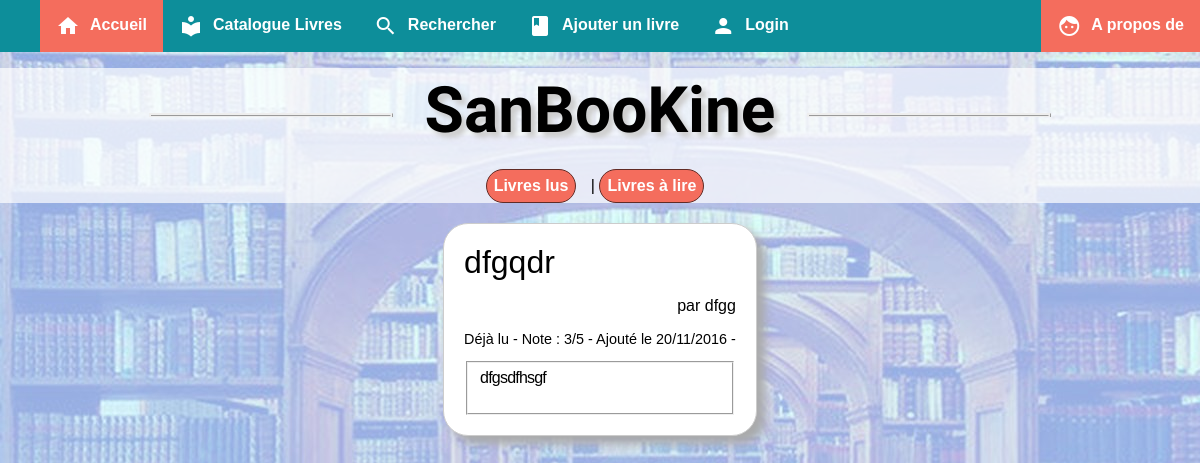
Page /fiche_livre.php?id_livre=17 on the committed database.
### tables this page shows
CREATE TABLE `sbk_book` (
  `id` int(11) NOT NULL,
  `titre` varchar(255) NOT NULL,
  `auteur` varchar(255) NOT NULL,
  `resume` text NOT NULL,
  `note` int(11) NOT NULL,
  `lu` varchar(11) NOT NULL,
  `date_ajout` date NOT NULL,
  `date_lu` date NOT NULL,
  `id_user` int(11) NOT NULL,
  `id_cat` int(11) NOT NULL
);

### modeles/m_list_livres.php (called while the page is built, shortened)
<?php
function get_livre($id_livre)
{
global $db;
$statement=$db->prepare("SELECT id,titre, auteur,resume,note,lu,DAY(date_ajout) AS jour,
MONTH(date_ajout) AS mois, YEAR(date_ajout) AS annee,id_user,id_cat FROM sbk_book WHERE id= :id_livre");
$statement->bindParam(':id_livre', $id_livre, PDO::PARAM_INT);
$statement->execute();
return $statement;
}
?>

### vues/v_livre.php (the view, shortened to what this page needs)
<section class="livre">
    <p style="font-family: 'Oswald', sans-serif;font-size:2em;margin-top:0px;margin-bottom:0px;"><?php echo $donnee['titre']; ?><?php
		?></p>
	<p style="text-align:right;">par  <?php echo $donnee['auteur']; ?></p>
	<p style="font-size:0.9em;"><?php
	if($donnees['lu']=='oui')
	{echo 'Déjà lu';}
	else{echo 'A lire';}
	 ?>
    - Note : <?php echo $donnees['note']; ?>/5 - Ajouté le <?php
echo $donnees['jour'] . '/' . $donnees['mois'] . '/' . $donnees['annee'];
?> - <b><?php echo $donne['nom_cat']; ?></b></p>
   <fieldset>
   <p style="font-family: 'tahoma', sans-serif;font-size:1em;margin-top:0px;letter-spacing: -0.8px;"><?php echo $donnee['resume']; ?></p>
   </fieldset>
</section>

### css/stylemain.css (style rules this page uses)
html, body { font-family: arial, sans-serif; margin-top:0px; margin-left: 0px; height:100%; }
body { background: #e2d8e9; background-image: url('img/fond.jpg'); background-repeat: no-repeat; background-attachment: fixed; margin-top:0px; margin-left: 0px; width:100%; }
section { text-align:left; }

### fiche_livre.php (style rules this page uses)
body { background-image: url("img/fond.jpg"); }

### rows in the picture
sbk_book: titre "dfgqdr", auteur "dfgg", note "3", resume "dfgsdfhsgf"

### other values in the picture
$donnees['jour'] "20"
$donnees['mois'] "11"
$donnees['annee'] "2016"
